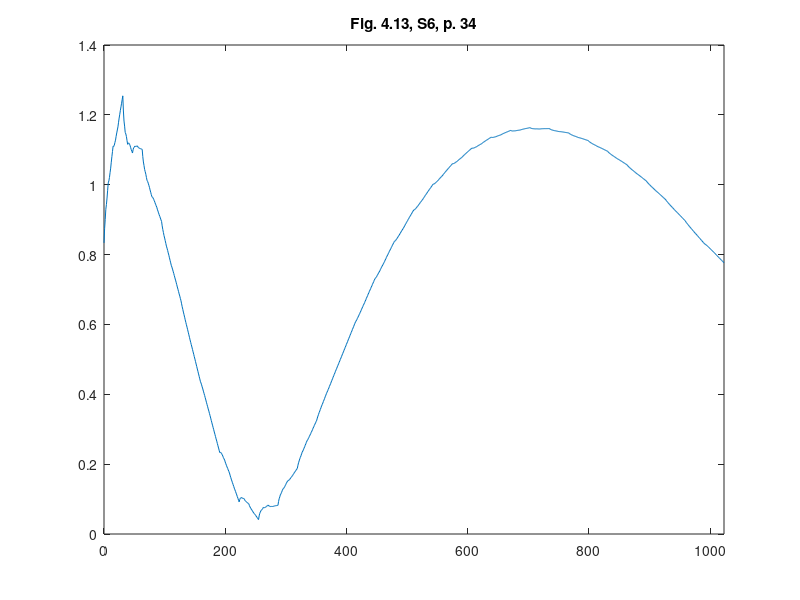

Recreate this plot in MATLAB.
%% ========================================================================
%% Programmatic octave notes on "Ripples in Mathematics" by A. Jensen
%% and A. la Cour-Harbo written with a deep gratitude to the authors for
%% this wonderful text. 
%% 
%% Reconstruction of graphs in Figure 4.13, top, p.34, Ch 04, S6.
%%
%% Author: Vladimir Kulyukin
%% 
%% NB: I have tested this code in Octave 4.
%% =========================================================================
t = [0:1023];

y_fig_4_13_s6_p34 = [
0.8334374694168124
0.8746018454451339
0.9000520197714186
0.9297128017534636
0.9436593820334725
0.9618165699692416
0.9841843655607714
1.0054239322312957
1.0109492971997835
1.0206852698240316
1.0346318501040406
1.0474502014630438
1.0644791604778079
1.0803798905715662
1.0951523917443196
1.1102272009453331
1.1095878084443114
1.1131590235990494
1.120940846409548
1.1275944402990412
1.1384586418442948
1.1481946144685429
1.156802358171786
1.1657124099032892
1.1788330692905538
1.1908254997568126
1.2016897013020662
1.2128562108755803
1.2228944915280895
1.2332350802088594
1.2438779769178898
1.254439870434882
1.2110979812394718
1.1821995670908323
1.1677446279889643
1.1494195714124142
1.1455379898826357
1.1377862908781755
1.126164474399034
1.1155796527718467
1.1194383061914315
1.1194268421363345
1.1155452606065561
1.1127006739287317
1.1059859697762262
1.1003082604756749
1.0956675460270784
1.0907489696453452
1.1002738683103839
1.1059286495007408
1.1077133132164163
1.1105349717840463
1.1094865128769946
1.1094750488218974
1.1105005796187546
1.1112482484824753
1.1081257998715153
1.1060403461125092
1.104991887205458
1.1036655663652697
1.1033762403770364
1.1028090524556662
1.1019640026011595
1.1011934056272439
1.0804549230049674
1.0650668192167259
1.0550290942625198
1.0435577396205333
1.0374367638125825
1.0298821583168511
1.0208939231333396
1.0122898278669137
1.009036111434524
1.0043487653143537
0.9982277895064031
0.9924909536155382
0.9853204880368931
0.9785341623753336
0.9721319766308607
0.9656268609058234
0.9644721240148226
0.9618837574360412
0.9578617611694791
0.954223904820003
0.9491524187827467
0.9444650726625761
0.940161866459492
0.9357557302758437
0.9299159644044154
0.9244603384500729
0.9193888524128164
0.914214436394996
0.9094241602942621
0.904530954212964
0.8995348181511023
0.8945662620944093
0.8821806799729595
0.8717824839958015
0.863371674162936
0.8544283458176585
0.8474724036166736
0.8399839429032765
0.8319629636774675
0.8240846723570137
0.8181937671808528
0.8117703434922795
0.8048144012912944
0.7980011469956646
0.7906553741876231
0.7834522892849367
0.7763918922876059
0.7692932621812651
0.7641820182192176
0.7585382557447576
0.7523619747578856
0.7463283816763691
0.7397622700824406
0.7333388463938673
0.7270581106106495
0.7207391417184219
0.7138876543137829
0.7071788548144988
0.7006127432205703
0.6940083985176319
0.6875467417200493
0.6810468518134568
0.6745087287978546
0.6679808503129355
0.6590536341444863
0.6507693185707082
0.6431279035916019
0.6353142239173396
0.6281434448377491
0.6208004010630027
0.6132850925931008
0.6058159423091499
0.5989896926198712
0.5919911782354363
0.5848203991558458
0.5776957782622065
0.5703988926734118
0.5631481652705682
0.5559435960536762
0.5487266587881341
0.542152622117264
0.535406320751238
0.5284877546900562
0.5216153468148256
0.5145706742444396
0.5075721598600047
0.5006198036615214
0.493655079414388
0.4865180904720994
0.47942725971576183
0.47238258714537573
0.46532554652633973
0.4583146640932553
0.451291413611521
0.4442557950811369
0.43722349055940035
0.43248940333009855
0.42713951063325745
0.4211738124688774
0.41537311888221895
0.4089566198280217
0.40270512535154607
0.3966186354527922
0.39048793271069027
0.38374142450104953
0.37715992086913036
0.370743421814933
0.36428270991738754
0.35798700259756405
0.35164708243439247
0.3452629494278729
0.3388906632170234
0.33190257153863517
0.3250794844379685
0.3184214019150236
0.31171910654873064
0.30518181576015957
0.2986003121282404
0.2919745956529733
0.28536072597337625
0.2789118608715012
0.2724187829262781
0.265881492137707
0.259356048144806
0.25278639130855707
0.24622858126797825
0.23968261802306962
0.23313348043882826
0.23409327076547037
0.23304104992236763
0.22997681790952026
0.2274517026647683
0.22291457625027175
0.2189165666038706
0.21545767372556496
0.21185432494462197
0.20623896499393446
0.20116272181134237
0.1966255953968457
0.19194401307971182
0.18780154753067343
0.18351462607899777
0.17908324872468484
0.1746905782128254
0.16828589653122145
0.16242033161771288
0.15709388347229986
0.1516229794242495
0.14669119214429466
0.1416149489617025
0.13639424987647314
0.13121225763369732
0.12656938215901703
0.12178205078169944
0.1168502635017446
0.11195718306424329
0.10691964672410478
0.10192081722641977
0.09696069457118836
0.09199020044877991
0.09891657748213448
0.10265519749684521
0.10320606049291212
0.10461108040779127
0.10282834330402668
0.10189976311907432
0.10182533985293421
0.10152204593018888
0.09803099498879977
0.09539410096622289
0.09361136386245827
0.09159975610208845
0.0904423052605309
0.08905598376236815
0.08744079160760015
0.0858869251604407
0.08114530169463754
0.07725783514764659
0.07422452551946786
0.07096234523468394
0.06855432186871227
0.06591742784613538
0.06305166316695332
0.060247224195379784
0.058296942142618546
0.05611778943325208
0.05370976606728041
0.05136306840891727
0.04878750009394896
0.04627325748658918
0.04382034058683794
0.04135099151325772
0.052016677243873884
0.05916284100615092
0.06278948280008886
0.06735917766318686
0.06840935055794577
0.07040257652186471
0.07333885555494372
0.07602244427972159
0.07518651103616039
0.0752936308617592
0.0763438037565181
0.07714128634297585
0.07888182199859368
0.08036966734591036
0.08160482238492593
0.08290768558798593
0.08069102682270689
0.07941742112658785
0.0790868684996289
0.0785036255643688
0.07886343569826876
0.07897055552386757
0.0788249850411653
0.07874712272250745
0.07961231347300968
0.08022481391521077
0.08058462404911074
0.08101214234705514
0.08118697033669844
0.08142950649038619
0.08173975080811839
0.08203185277797387
0.09292906267247185
0.10098464246291694
0.1061985921493092
0.11217395432727037
0.11530768640117872
0.11920283096665595
0.12385938802370214
0.1283119252185254
0.12992283230929597
0.13229515189163538
0.13542888396554376
0.13835859617722923
0.14204972088048362
0.14553682572151513
0.1488199107003238
0.15215766263645497
0.1526537844685334
0.1539113187921807
0.15593026560739692
0.15774519256039024
0.16032153200495255
0.16269385158729197
0.16486215130740853
0.16708511798484757
0.1700694971538556
0.17284985646064072
0.17542619590520303
0.1780572023070878
0.18048418884674974
0.18296584234373417
0.18550216279804116
0.18802383528528088
0.1968130471830748
0.20392287695728045
0.2093533246078979
0.21523376134231406
0.21943481595314207
0.22408585964776867
0.22918689242619408
0.23416735099301275
0.2374684274362433
0.24121949296327252
0.24542054757410048
0.2495010279733217
0.2540314974563417
0.2584413927277549
0.2627307137875615
0.2670523426099961
0.26969458930884266
0.2727868250914879
0.2763290499579318
0.27975070061276897
0.2836223403514049
0.287373405878434
0.2910038971938566
0.2946666962719071
0.29877948443375657
0.30277169838399914
0.3066433381226351
0.310547285623899
0.3143306589135563
0.3181463399658416
0.3219943287807549
0.3258336607567627
0.33204822548595253
0.3376263485170912
0.3425680298501789
0.34768024522228874
0.35215601889634773
0.3568023266094289
0.36161916836153235
0.36639031565559765
0.3705250212516121
0.3748302608866486
0.3793060345607076
0.3837361137767284
0.3883367270317716
0.39289164582877667
0.3974008701677438
0.40192233829984053
0.40580736473388673
0.40986292520695494
0.41408901971904544
0.41826941977309773
0.42262035386617247
0.4269255935012091
0.43118513867820774
0.43545692764833605
0.4398992506574869
0.4442958792085996
0.44864681330167433
0.45300999118787877
0.45732747461604534
0.4616572018373416
0.46599917285176795
0.47033786315171255
0.4744859355173582
0.47868508380456204
0.4829353080133243
0.4871718464701522
0.49145946084853875
0.4957333894749908
0.4999936323495088
0.5042575423102053
0.5085725281924602
0.5128738283227808
0.5171614427011672
0.521452724165732
0.5257303198783629
0.5300115826771722
0.5342965125621602
0.5385804598543678
0.5429154830681342
0.547236820529966
0.5515444722398639
0.5558557910359401
0.5601534240800822
0.5644547242104028
0.568759691426902
0.5730636760506209
0.577353974922406
0.5816479408803695
0.5859455739245115
0.5902422243758733
0.5945425419134139
0.5988418768581742
0.6031402292101545
0.6074388448470767
0.6101587865136384
0.6133017325956701
0.6168676830931721
0.6203202898991538
0.6241959011206059
0.6279581686505377
0.6316070924889496
0.6352863866779713
0.6393886852824636
0.6433776401954356
0.6472532514168877
0.6511592329889496
0.6549518708694915
0.6587748791006433
0.6626282576824052
0.6664734985532471
0.6707417438395593
0.6748966454343515
0.6789382033376237
0.6830101315915058
0.686968716153868
0.6909576710668399
0.6949769963304218
0.6989881838830838
0.7028860277442261
0.7068142419559783
0.7107728265183404
0.7147232733697826
0.7187040905718349
0.7226767700629672
0.7266413118431799
0.7306080341164616
0.7323688903483144
0.7347208066045793
0.7376637828852561
0.7404483851097133
0.7438240473585832
0.7470413355512332
0.7501002496876636
0.7532016000245598
0.756894010385869
0.7604280466909581
0.7638037089398279
0.7672218073891635
0.7704815317822796
0.7737836923758618
0.7771282891699101
0.7804615152183134
0.7843858012911293
0.7881517133077254
0.7917592512681021
0.7954092254289447
0.7989008255335679
0.802434861838657
0.8060113343442122
0.8095764361041227
0.8129831638078138
0.8164323277119707
0.8199239278165937
0.823404157175572
0.8269268227350166
0.8304381175488162
0.8339380416169712
0.8374410124672387
0.8385329536404498
0.8402709282685553
0.8426549363515559
0.8448658402920336
0.8477227776874068
0.8504066109402569
0.8529173400505847
0.8554744522761075
0.8586775979565258
0.8617076394944212
0.864564576889794
0.867467897400362
0.870198113768408
0.8729747132516492
0.8757976958500856
0.8786082501302629
0.8820648378653356
0.8853483214578856
0.8884587009079128
0.8916154634731351
0.8945991218958353
0.8976291634337306
0.9007055880868214
0.9037695844216529
0.9066604766139625
0.9095977519214671
0.9125814103441673
0.9155526404486082
0.9185702536682447
0.9215754385696219
0.9245681951527402
0.9275642818936991
0.9281567422824852
0.929393252411242
0.9312738122799697
0.9329817995409867
0.935333836541975
0.9375133009352522
0.939520192720819
0.9415733251972571
0.9442705074136671
0.9467951170223659
0.9491471540233539
0.9515454317152137
0.953771136799363
0.9560430825743839
0.9583612690402765
0.9606670653503926
0.9636169114004804
0.966394184842857
0.9689988856775229
0.9716498272030603
0.9741281961208875
0.9766528057295861
0.9792236560291567
0.9817821161729505
0.9841680037090343
0.9866001319359894
0.9890785008538163
0.9915444796158666
0.9940566990687889
0.9965565283659346
0.9990439675073033
1.0015347265809065
1.0017264131107395
1.0025341342720162
1.0039578900647366
1.0052165798754518
1.0070913043176117
1.008800962777766
1.0103455552559155
1.0119343770306408
1.014139233436811
1.0161790238609754
1.0180537483031349
1.0199727020418705
1.021726589798601
1.0235247068519076
1.0253670532017902
1.0271975483473734
1.0296440781244014
1.031925541919424
1.0340419397324412
1.0362025668420343
1.0381981279696233
1.0402379183937878
1.0423219381145286
1.0443941066309699
1.046301209165406
1.0482525409964183
1.0502481021240064
1.052231812047295
1.0542597512671608
1.0562758392827265
1.058280076093993
1.0602874884258804
1.0601376766634978
1.0605658913550675
1.0615721325005902
1.062423491924572
1.0638528778025074
1.0651273819589018
1.0662470043937557
1.0674081272608185
1.0691472765818344
1.0707315441813097
1.0721609300592447
1.0736318163693885
1.0749478209579924
1.0763053259788047
1.0777043314318266
1.079092216877552
1.0810581287772314
1.0828691589553696
1.0845253074119672
1.0862229563007737
1.0877657234680405
1.0893499910675157
1.0909757590992004
1.0925904071235886
1.094050173426437
1.0955514401614943
1.0970942073287604
1.0986258544887306
1.10019900208091
1.1017610296657934
1.1033119372433808
1.1048658244179426
1.1044120040411483
1.1044961472813772
1.1051182541386306
1.1055962140791444
1.106612137636683
1.1074839142774822
1.1082115440015423
1.1089777977755342
1.1102820151665505
1.1114420856408276
1.112458009198366
1.1135125568058355
1.1144229574965667
1.115371982237229
1.1163596310278234
1.1173369305354297
1.1188521936600608
1.1202233098679524
1.1214502791591054
1.1227158725001896
1.1238373189245352
1.1249973893988123
1.126196083923021
1.1273844291642419
1.1284286274887245
1.1295114498631382
1.130632896287484
1.1317439934288416
1.1328937146201312
1.134033086528433
1.1351621091537474
1.13629390486108
1.1355614035234216
1.13532843907342
1.1355950115110758
1.1357277334430942
1.1363599922627698
1.1368584005768079
1.137222958385209
1.137623381328502
1.1385233411594529
1.139289450484766
1.1399217093044418
1.1405898332590094
1.1411241067079398
1.141694245291762
1.1423002490104763
1.1428966426952598
1.1439925732677017
1.1449546533345054
1.1457828828956718
1.1466469775917298
1.1473772217821512
1.148143331107464
1.1489453055676693
1.1497376699939432
1.1503961839145807
1.1510905629701098
1.1518208071605307
1.1525414413170207
1.1532979406084034
1.1540448298658548
1.1547821090893757
1.155521963313727
1.1545292091460935
1.1540007059978912
1.1539364538691212
1.1537478060546085
1.1540234092595285
1.154174616778706
1.1542014286121414
1.154261572169113
1.1547859667455174
1.1551859656361794
1.155461568841099
1.155770503769555
1.1559550430122691
1.1561729139785195
1.1564241166683067
1.1566663881496895
1.1573729106505053
1.1579550374655785
1.1584127685949095
1.1589038314477764
1.1592704986149023
1.159670497505564
1.1601038281197624
1.1605282275255566
1.160828231245609
1.161161566689198
1.161528233856323
1.161885969815044
1.1622770374973024
1.1626591739711563
1.1630323792366062
1.1634079776121353
1.1621694654869659
1.161363452966953
1.160989940052097
1.1605005392173124
1.160443637987685
1.1602708488381286
1.1599821717686438
1.159724546773716
1.1598994213839458
1.1599584080742464
1.1599015068446188
1.1598756576895484
1.1597339206145496
1.159623235614108
1.159543602688224
1.1594556493840384
1.159800195685011
1.1600288540660544
1.1601416245271694
1.1602854470628412
1.160313381678585
1.1603723683688856
1.160462407133744
1.1605441255203008
1.1605099559869303
1.1605068385281163
1.16053477314386
1.1605543873813025
1.1606050536933024
1.1606473996270013
1.1606814251823994
1.1607176801764434
1.1592457531092073
1.1581779422073302
1.1575142474708124
1.156742270134138
1.1563744089628232
1.1558982651913519
1.1553138388197242
1.1547584266833624
1.1546071307123609
1.1543475521412023
1.1539796909698876
1.1536408440338386
1.1531937144976339
1.1527755991966948
1.1523864981310223
1.1519896227244406
1.1519968634832196
1.1518958216418413
1.151686497200307
1.1515061869940384
1.151217594187614
1.1509580156164554
1.1507274512805632
1.1504891126037622
1.1501424913268055
1.1498248842851144
1.1495362914786895
1.149239924331356
1.148972571419289
1.148697444166313
1.1484145425724286
1.1481337241069123
1.1464397645709277
1.1451244550435662
1.1441877955248279
1.1431496770420646
1.1424902085679252
1.1417292811297608
1.1408668947275717
1.1400316941728577
1.1395751436267678
1.1390171341166526
1.1383576656425132
1.1377253830158487
1.13699164142516
1.136285085681946
1.1356057157862078
1.1349190614645925
1.1346110571516017
1.1342015938745855
1.1336906716335449
1.1332069352399792
1.132621739882389
1.1320637303722738
1.1315329067096342
1.1309947986211177
1.1303552315685774
1.129742850363512
1.1291576550059217
1.1285651752224546
1.1279998812864633
1.1274273029245951
1.1268474401368507
1.1262695292051366
1.1243648864128664
1.1228157403512047
1.1216220910201515
1.12033318662722
1.1193997789648977
1.1183711162406964
1.1172471984546168
1.1161488041854422
1.115405906646877
1.1145677540464332
1.1136343463841105
1.112726462238693
1.1117233230313974
1.1107457073410067
1.1097936151675214
1.1088346839882932
1.108231249539675
1.1075325600291772
1.106738615456801
1.1059701944013303
1.1051065182839812
1.1042683656835368
1.1034557365999982
1.1026362685107167
1.101721545359557
1.1008323457253022
1.0999686696079527
1.0990981544848604
1.0982531628786738
1.097401332266744
1.0965426626490715
1.0956858255374642
1.0935826678732594
1.0918134607946333
1.0903782043015862
1.0888534660188212
1.0876626783216357
1.0863824088347318
1.0850126575581103
1.0836668828547806
1.082655058737031
1.0815537528295627
1.0803629651323772
1.0791961540084831
1.077939861094872
1.0767075447545524
1.0754992049875252
1.0742844407170469
1.0734036270321485
1.0724333315575318
1.0713735542931977
1.0703377536021552
1.0692124711213953
1.0681111652139272
1.0670338358797513
1.0659500820421244
1.0647768464147802
1.0636275873607277
1.0625023048799676
1.0613705978957562
1.0602628674848373
1.0591487125704673
1.0580281331526469
1.0569092751753373
1.0546214884468608
1.0526469152332687
1.0509855555345617
1.0492402705274826
1.0478081990352885
1.046292202234722
1.0446922801257843
1.0431148457354487
1.0418506248599986
1.0405024786761763
1.0390704071839822
1.0376608234103903
1.0361673143284276
1.034696292965067
1.033247759320309
1.0317932001095118
1.0306518544136
1.0294265834093161
1.0281173870966605
1.0268306785026071
1.0254600446001823
1.0241118984163597
1.0227862399511405
1.0214545559198815
1.020038946580251
1.018645824959223
1.017275191056798
1.0158985315883335
1.0145443598384722
1.013184162522571
1.0118179396406313
1.010453331304245
1.0079975493295745
1.0058341464500842
1.0039631226657746
1.0020137561390272
1.000356768707461
0.998621438533457
0.9968077656170158
0.9950150845751431
0.9935147826284518
0.9919361379393228
0.9902791505077564
0.9886431549507587
0.9869288166513239
0.9852354702264576
0.9835631156761606
0.9818851363700248
0.9804995361590704
0.9790355932056782
0.9774933075098488
0.975972013688588
0.97437237712489
0.9727937324357606
0.9712360796212005
0.9696728020508018
0.9680311817379663
0.9664105532996994
0.9648109167360013
0.9632056554164647
0.9616213859714975
0.9600314917706914
0.9584359728140471
0.9568419610061871
0.9542387960148406
0.9519060328040485
0.9498436713738109
0.9477088560048416
0.9458444424164272
0.943907574889281
0.9418982534234034
0.9399083459318973
0.9381888402209462
0.9363968805712631
0.9345324669828488
0.9326874673688059
0.9307700138160317
0.9288719742376288
0.9269933486335977
0.9251095210708116
0.9234960952885805
0.9218102155676176
0.9200518819079232
0.9183129622226002
0.9165015885985459
0.914709628948863
0.9129370832735517
0.9111593356394858
0.9093091340666881
0.9074783464682621
0.9056669728442077
0.9038503972613984
0.9020532356529609
0.9002508720857685
0.8984433065598214
0.8966371348945215
0.893916172900962
0.8914403282371033
0.889209600902946
0.8869131945782439
0.8848619055832435
0.8827449375976983
0.8805622906216091
0.8783972422779955
0.8764773112640836
0.8744917012596269
0.8724404122646263
0.8704067219021014
0.8683073525490325
0.8662255818284395
0.8641614097403224
0.8620925221128454
0.8602687518150699
0.8583793025267499
0.8564241742478855
0.8544866446014973
0.8524834359645648
0.8504978259601083
0.8485298145881277
0.8465570876767874
0.844518681774903
0.8424978745054945
0.8404946658685619
0.8384867416922694
0.8364964161484533
0.834501375065277
0.832501618442741
0.830503125345168
0.8296027895011142
0.8284082033078174
0.826919366765278
0.8255093743661907
0.8238051316178607
0.8221797330129829
0.8206331785515573
0.8190654978655653
0.8172035668303312
0.8154204799385492
0.8137162371902191
0.811990868217323
0.8103443433878795
0.8086766923338697
0.806987915055294
0.8053047985315296
0.8033274316585233
0.8014289089289688
0.7996092303428664
0.797768425532198
0.7960064648649818
0.7942233779731995
0.7924191648568515
0.7906206124953148
0.7889009042772307
0.7871600698345804
0.7853981091673641
0.7836418092549592
0.7818643831179888
0.7800926177358295
0.7783265131084821
0.7765588916864541
];

figure;
plot(t, y_fig_4_13_s6_p34);
xlim([0 1023]);
title('Fig. 4.13, S6, p. 34');
